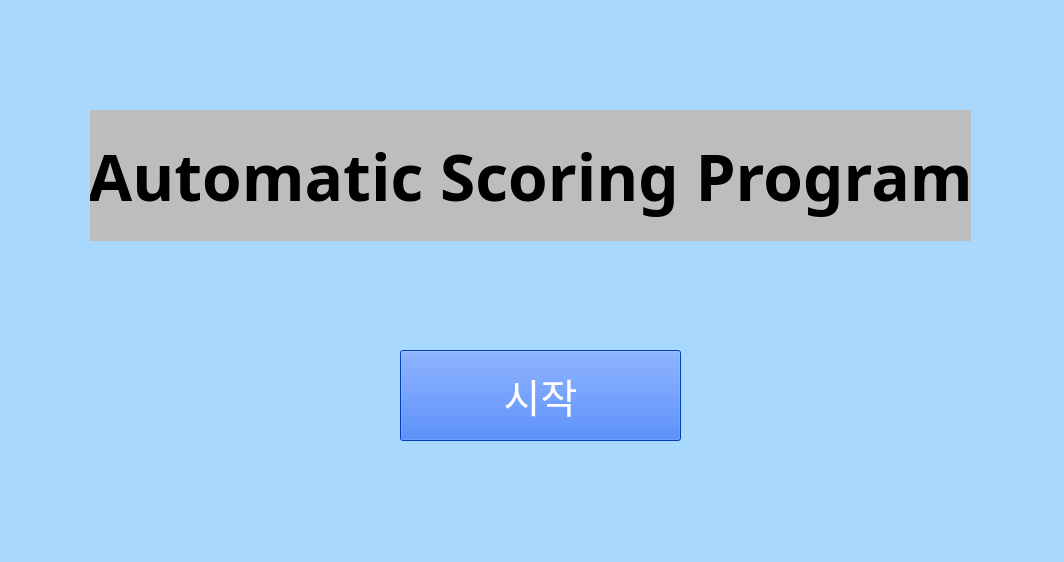
<?xml version="1.0" encoding="UTF-8"?>
<ui version="4.0">
 <class>Form</class>
 <widget class="QWidget" name="Form">
  <property name="geometry">
   <rect>
    <x>0</x>
    <y>0</y>
    <width>1064</width>
    <height>562</height>
   </rect>
  </property>
  <property name="sizePolicy">
   <sizepolicy hsizetype="Fixed" vsizetype="Fixed">
    <horstretch>0</horstretch>
    <verstretch>0</verstretch>
   </sizepolicy>
  </property>
  <property name="windowTitle">
   <string>Automatic Scoring Program</string>
  </property>
  <property name="styleSheet">
   <string notr="true">background: #a8d8fd</string>
  </property>
  <widget class="QLabel" name="label">
   <property name="geometry">
    <rect>
     <x>90</x>
     <y>110</y>
     <width>881</width>
     <height>131</height>
    </rect>
   </property>
   <property name="font">
    <font>
     <family>Bahnschrift SemiBold</family>
     <pointsize>48</pointsize>
     <weight>75</weight>
     <bold>true</bold>
    </font>
   </property>
   <property name="layoutDirection">
    <enum>Qt::LeftToRight</enum>
   </property>
   <property name="styleSheet">
    <string notr="true">background: rgb(189, 189, 189)</string>
   </property>
   <property name="text">
    <string>Automatic Scoring Program</string>
   </property>
   <property name="alignment">
    <set>Qt::AlignCenter</set>
   </property>
  </widget>
  <widget class="QPushButton" name="startButton_2">
   <property name="geometry">
    <rect>
     <x>400</x>
     <y>350</y>
     <width>281</width>
     <height>91</height>
    </rect>
   </property>
   <property name="font">
    <font>
     <family>나눔스퀘어 ExtraBold</family>
     <pointsize>30</pointsize>
     <weight>10</weight>
     <italic>false</italic>
     <bold>false</bold>
    </font>
   </property>
   <property name="styleSheet">
    <string notr="true">font: 81 30pt &quot;나눔스퀘어 ExtraBold&quot;;
color: rgb(255, 255, 255);
background-color: rgb(0, 85, 255);</string>
   </property>
   <property name="text">
    <string>시작</string>
   </property>
  </widget>
 </widget>
 <resources/>
 <connections/>
</ui>
